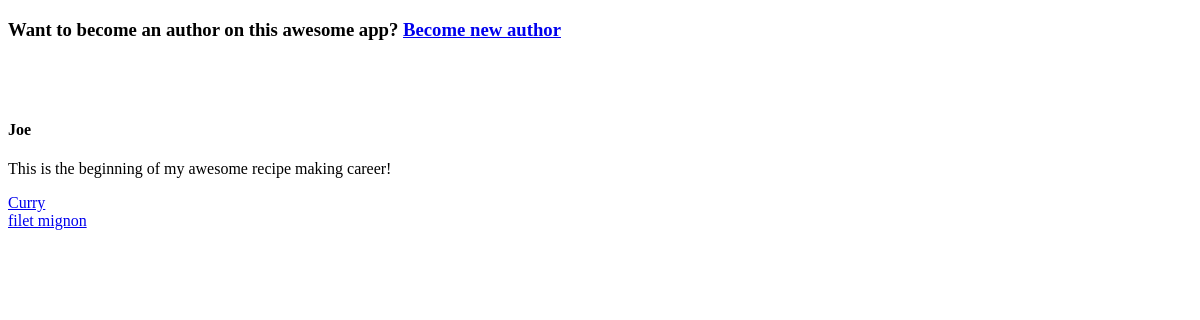
The app's page /author/2 (signed in), older data.
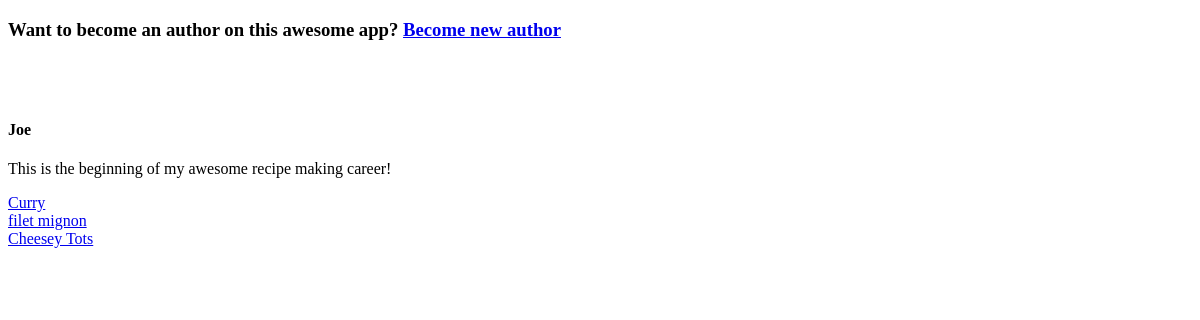
The same page, newer data.
### recipes/models.py (models this page shows, shortened)
class Recipe(models.Model):
    title = models.CharField(max_length=30)
    author = models.ForeignKey(Author, on_delete=models.CASCADE)
    description = models.TextField()
    time_required = models.TextField()
    instructions = models.TextField()

### recipes/views.py (the view)
# urls.py: path('author/<int:id>', views.authors, name='author_detail'),
@login_required(login_url='/login', redirect_field_name='')
def authors(request, id):
    author = Author.objects.get(id=id)
    recipes = Recipe.objects.filter(author=id)
    context = {
        'author': author,
        'recipes': recipes
        }
    return render(request, 'authors/author_detail.html', context)

### recipebox/templates/authors/author_detail.html
{% extends 'base.html' %}
{% block content %}
    <h3 style="margin-bottom: 80px;">Want to become an author on this awesome app? <a href="/author/new">Become new author</a></h3>
    <h4>{{ author.name }}</h4>
    <p>{{ author.bio }}</p>
    {% if recipes %}
        {% for recipe in recipes %}
            <div>
                <a href="/recipe/{{recipe.id}}">{{recipe.title}}</a>
            </div>
        {% endfor %}
        {% else %}
            <div>
                <p>Check back soon for recipes!</p>
            </div>
    {% endif %}
{% endblock %}

Row changes from the older to the newer data that the page shows:
added Recipe: title "Cheesey Tots"
